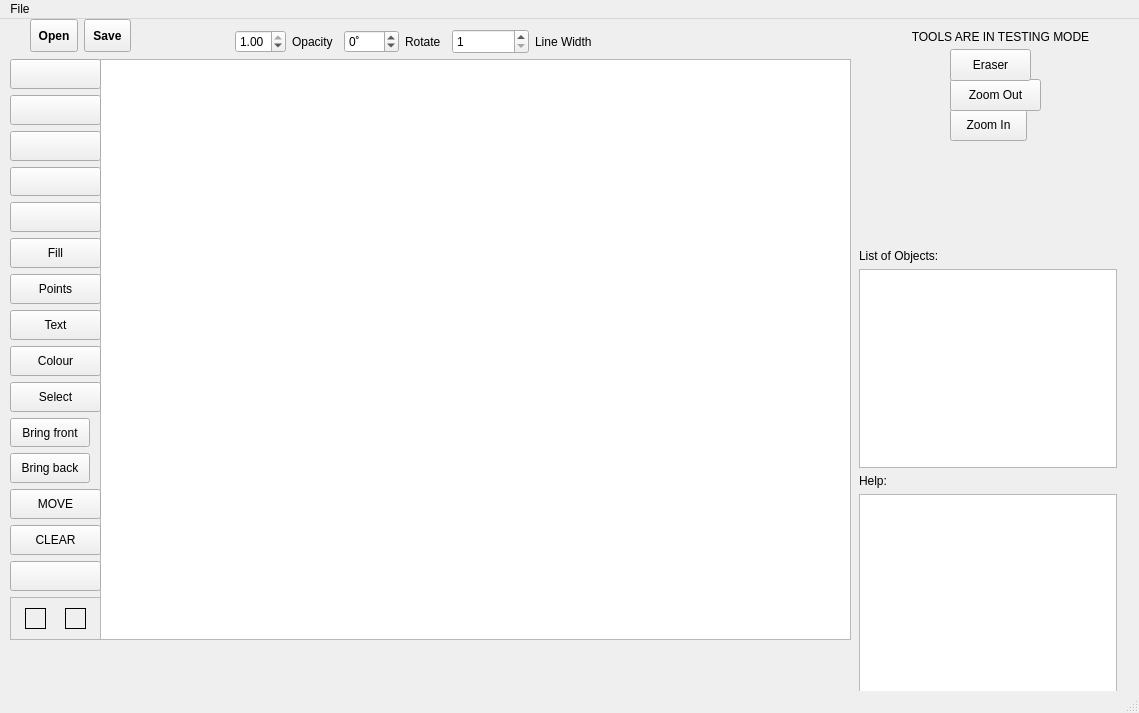
<?xml version="1.0" encoding="UTF-8"?>
<ui version="4.0">
 <class>MainWindow</class>
 <widget class="QMainWindow" name="MainWindow">
  <property name="geometry">
   <rect>
    <x>0</x>
    <y>0</y>
    <width>1139</width>
    <height>713</height>
   </rect>
  </property>
  <property name="sizePolicy">
   <sizepolicy hsizetype="Preferred" vsizetype="Preferred">
    <horstretch>0</horstretch>
    <verstretch>0</verstretch>
   </sizepolicy>
  </property>
  <property name="windowTitle">
   <string>MainWindow</string>
  </property>
  <widget class="QWidget" name="centralwidget">
   <widget class="QGraphicsView" name="graphicsView">
    <property name="geometry">
     <rect>
      <x>100</x>
      <y>40</y>
      <width>751</width>
      <height>581</height>
     </rect>
    </property>
   </widget>
   <widget class="QWidget" name="horizontalLayoutWidget_3">
    <property name="geometry">
     <rect>
      <x>30</x>
      <y>0</y>
      <width>101</width>
      <height>33</height>
     </rect>
    </property>
    <layout class="QHBoxLayout" name="horizontalLayout_3">
     <item>
      <widget class="QToolButton" name="openButton">
       <property name="sizePolicy">
        <sizepolicy hsizetype="Preferred" vsizetype="Preferred">
         <horstretch>0</horstretch>
         <verstretch>0</verstretch>
        </sizepolicy>
       </property>
       <property name="font">
        <font>
         <weight>75</weight>
         <bold>true</bold>
        </font>
       </property>
       <property name="toolTip">
        <string>Open PNG file</string>
       </property>
       <property name="styleSheet">
        <string notr="true">



QPushButton::pressed{

background-color: #FFFFE0;
border: 2px solid grey;

}</string>
       </property>
       <property name="text">
        <string>Open</string>
       </property>
       <property name="icon">
        <iconset resource="myresource.qrc">
         <normaloff>:/Icons/Assets/fileopen.png</normaloff>:/Icons/Assets/fileopen.png</iconset>
       </property>
       <property name="iconSize">
        <size>
         <width>21</width>
         <height>21</height>
        </size>
       </property>
      </widget>
     </item>
     <item>
      <widget class="QToolButton" name="saveButton">
       <property name="sizePolicy">
        <sizepolicy hsizetype="Preferred" vsizetype="Preferred">
         <horstretch>0</horstretch>
         <verstretch>0</verstretch>
        </sizepolicy>
       </property>
       <property name="font">
        <font>
         <weight>75</weight>
         <bold>true</bold>
        </font>
       </property>
       <property name="toolTip">
        <string>Save PNG file</string>
       </property>
       <property name="styleSheet">
        <string notr="true">
QPushButton::pressed{

background-color: #FFFFE0;
border: 2px solid grey;

}</string>
       </property>
       <property name="text">
        <string>Save</string>
       </property>
       <property name="icon">
        <iconset resource="myresource.qrc">
         <normaloff>:/Icons/Assets/filesave.png</normaloff>:/Icons/Assets/filesave.png</iconset>
       </property>
       <property name="iconSize">
        <size>
         <width>21</width>
         <height>21</height>
        </size>
       </property>
      </widget>
     </item>
    </layout>
   </widget>
   <widget class="QWidget" name="layoutWidget">
    <property name="geometry">
     <rect>
      <x>220</x>
      <y>10</y>
      <width>382</width>
      <height>25</height>
     </rect>
    </property>
    <layout class="QHBoxLayout" name="horizontalLayout_6">
     <property name="leftMargin">
      <number>10</number>
     </property>
     <property name="topMargin">
      <number>0</number>
     </property>
     <property name="rightMargin">
      <number>10</number>
     </property>
     <item>
      <layout class="QHBoxLayout" name="horizontalLayout_5">
       <property name="leftMargin">
        <number>5</number>
       </property>
       <item>
        <widget class="QDoubleSpinBox" name="doubleSpinBox">
         <property name="maximum">
          <double>1.000000000000000</double>
         </property>
         <property name="singleStep">
          <double>0.010000000000000</double>
         </property>
         <property name="value">
          <double>1.000000000000000</double>
         </property>
        </widget>
       </item>
       <item>
        <widget class="QLabel" name="label_3">
         <property name="toolTip">
          <string>Set opacity</string>
         </property>
         <property name="text">
          <string>Opacity</string>
         </property>
        </widget>
       </item>
      </layout>
     </item>
     <item>
      <layout class="QHBoxLayout" name="horizontalLayout_4">
       <property name="leftMargin">
        <number>5</number>
       </property>
       <item>
        <widget class="QSpinBox" name="spinBox_2">
         <property name="toolTip">
          <string>Width Value</string>
         </property>
         <property name="suffix">
          <string>˚</string>
         </property>
         <property name="minimum">
          <number>-360</number>
         </property>
         <property name="maximum">
          <number>360</number>
         </property>
         <property name="value">
          <number>0</number>
         </property>
        </widget>
       </item>
       <item>
        <widget class="QLabel" name="label_2">
         <property name="toolTip">
          <string>Rotate figure</string>
         </property>
         <property name="text">
          <string>Rotate</string>
         </property>
        </widget>
       </item>
      </layout>
     </item>
     <item>
      <layout class="QHBoxLayout" name="horizontalLayout_2">
       <property name="leftMargin">
        <number>5</number>
       </property>
       <item>
        <widget class="QSpinBox" name="spinBox">
         <property name="sizePolicy">
          <sizepolicy hsizetype="Expanding" vsizetype="Expanding">
           <horstretch>0</horstretch>
           <verstretch>0</verstretch>
          </sizepolicy>
         </property>
         <property name="toolTip">
          <string>Width Value</string>
         </property>
         <property name="minimum">
          <number>1</number>
         </property>
         <property name="maximum">
          <number>40</number>
         </property>
        </widget>
       </item>
       <item>
        <widget class="QLabel" name="label">
         <property name="toolTip">
          <string>Set Line Width</string>
         </property>
         <property name="text">
          <string>Line Width</string>
         </property>
        </widget>
       </item>
      </layout>
     </item>
    </layout>
   </widget>
   <widget class="QWidget" name="gridLayoutWidget">
    <property name="geometry">
     <rect>
      <x>10</x>
      <y>40</y>
      <width>91</width>
      <height>581</height>
     </rect>
    </property>
    <layout class="QGridLayout" name="gridLayout">
     <item row="5" column="0">
      <widget class="QPushButton" name="fillColourButton">
       <property name="sizePolicy">
        <sizepolicy hsizetype="Expanding" vsizetype="Expanding">
         <horstretch>0</horstretch>
         <verstretch>0</verstretch>
        </sizepolicy>
       </property>
       <property name="toolTip">
        <string>Fill figure with colour</string>
       </property>
       <property name="toolTipDuration">
        <number>-1</number>
       </property>
       <property name="text">
        <string>Fill</string>
       </property>
      </widget>
     </item>
     <item row="10" column="0">
      <widget class="QPushButton" name="bringToFront">
       <property name="sizePolicy">
        <sizepolicy hsizetype="Fixed" vsizetype="Expanding">
         <horstretch>0</horstretch>
         <verstretch>0</verstretch>
        </sizepolicy>
       </property>
       <property name="text">
        <string>Bring front</string>
       </property>
      </widget>
     </item>
     <item row="2" column="0">
      <widget class="QPushButton" name="triangleButton">
       <property name="sizePolicy">
        <sizepolicy hsizetype="Expanding" vsizetype="Expanding">
         <horstretch>0</horstretch>
         <verstretch>0</verstretch>
        </sizepolicy>
       </property>
       <property name="toolTip">
        <string>Draw Triangle</string>
       </property>
       <property name="text">
        <string/>
       </property>
       <property name="icon">
        <iconset resource="myresource.qrc">
         <normaloff>:/Icons/Assets/triangle.png</normaloff>:/Icons/Assets/triangle.png</iconset>
       </property>
       <property name="iconSize">
        <size>
         <width>22</width>
         <height>22</height>
        </size>
       </property>
      </widget>
     </item>
     <item row="12" column="0">
      <widget class="QPushButton" name="moveItemButton">
       <property name="sizePolicy">
        <sizepolicy hsizetype="Expanding" vsizetype="Expanding">
         <horstretch>0</horstretch>
         <verstretch>0</verstretch>
        </sizepolicy>
       </property>
       <property name="text">
        <string>MOVE</string>
       </property>
      </widget>
     </item>
     <item row="9" column="0">
      <widget class="QPushButton" name="selectButton">
       <property name="sizePolicy">
        <sizepolicy hsizetype="Expanding" vsizetype="Expanding">
         <horstretch>0</horstretch>
         <verstretch>0</verstretch>
        </sizepolicy>
       </property>
       <property name="toolTip">
        <string>Select Item</string>
       </property>
       <property name="text">
        <string>Select</string>
       </property>
      </widget>
     </item>
     <item row="6" column="0">
      <widget class="QPushButton" name="pointsButton">
       <property name="sizePolicy">
        <sizepolicy hsizetype="Expanding" vsizetype="Expanding">
         <horstretch>0</horstretch>
         <verstretch>0</verstretch>
        </sizepolicy>
       </property>
       <property name="toolTip">
        <string>Draw Ponits</string>
       </property>
       <property name="text">
        <string>Points</string>
       </property>
      </widget>
     </item>
     <item row="4" column="0">
      <widget class="QPushButton" name="PencilButton">
       <property name="sizePolicy">
        <sizepolicy hsizetype="Expanding" vsizetype="Expanding">
         <horstretch>0</horstretch>
         <verstretch>0</verstretch>
        </sizepolicy>
       </property>
       <property name="toolTip">
        <string>Draw using Pencil tool</string>
       </property>
       <property name="text">
        <string/>
       </property>
       <property name="icon">
        <iconset resource="myresource.qrc">
         <normaloff>:/Icons/Assets/pencil copy.png</normaloff>:/Icons/Assets/pencil copy.png</iconset>
       </property>
       <property name="iconSize">
        <size>
         <width>32</width>
         <height>32</height>
        </size>
       </property>
      </widget>
     </item>
     <item row="14" column="0">
      <widget class="QPushButton" name="undoButton">
       <property name="sizePolicy">
        <sizepolicy hsizetype="Expanding" vsizetype="Expanding">
         <horstretch>0</horstretch>
         <verstretch>0</verstretch>
        </sizepolicy>
       </property>
       <property name="toolTip">
        <string>Undo</string>
       </property>
       <property name="text">
        <string/>
       </property>
       <property name="icon">
        <iconset resource="myresource.qrc">
         <normaloff>:/Icons/Assets/undo.png</normaloff>:/Icons/Assets/undo.png</iconset>
       </property>
       <property name="shortcut">
        <string>Ctrl+Z</string>
       </property>
      </widget>
     </item>
     <item row="3" column="0">
      <widget class="QPushButton" name="lineButton">
       <property name="sizePolicy">
        <sizepolicy hsizetype="Expanding" vsizetype="Expanding">
         <horstretch>0</horstretch>
         <verstretch>0</verstretch>
        </sizepolicy>
       </property>
       <property name="toolTip">
        <string>Draw Line</string>
       </property>
       <property name="text">
        <string/>
       </property>
       <property name="icon">
        <iconset resource="myresource.qrc">
         <normaloff>:/Icons/Assets/line copy.png</normaloff>:/Icons/Assets/line copy.png</iconset>
       </property>
       <property name="iconSize">
        <size>
         <width>30</width>
         <height>30</height>
        </size>
       </property>
       <property name="shortcut">
        <string>L</string>
       </property>
      </widget>
     </item>
     <item row="13" column="0">
      <widget class="QPushButton" name="clearButton_5">
       <property name="sizePolicy">
        <sizepolicy hsizetype="Expanding" vsizetype="Expanding">
         <horstretch>0</horstretch>
         <verstretch>0</verstretch>
        </sizepolicy>
       </property>
       <property name="toolTip">
        <string>Clear the Scene</string>
       </property>
       <property name="text">
        <string>CLEAR</string>
       </property>
      </widget>
     </item>
     <item row="0" column="0">
      <widget class="QPushButton" name="rectButton">
       <property name="sizePolicy">
        <sizepolicy hsizetype="Expanding" vsizetype="Expanding">
         <horstretch>0</horstretch>
         <verstretch>0</verstretch>
        </sizepolicy>
       </property>
       <property name="toolTip">
        <string>Draw Rectangle</string>
       </property>
       <property name="text">
        <string/>
       </property>
       <property name="icon">
        <iconset resource="myresource.qrc">
         <normaloff>:/Icons/Assets/rectangle.png</normaloff>:/Icons/Assets/rectangle.png</iconset>
       </property>
       <property name="iconSize">
        <size>
         <width>22</width>
         <height>22</height>
        </size>
       </property>
       <property name="shortcut">
        <string>R</string>
       </property>
      </widget>
     </item>
     <item row="7" column="0">
      <widget class="QPushButton" name="textButton">
       <property name="sizePolicy">
        <sizepolicy hsizetype="Expanding" vsizetype="Expanding">
         <horstretch>0</horstretch>
         <verstretch>0</verstretch>
        </sizepolicy>
       </property>
       <property name="text">
        <string>Text</string>
       </property>
       <property name="shortcut">
        <string>T</string>
       </property>
      </widget>
     </item>
     <item row="15" column="0">
      <widget class="QFrame" name="frame">
       <property name="sizePolicy">
        <sizepolicy hsizetype="Expanding" vsizetype="Expanding">
         <horstretch>0</horstretch>
         <verstretch>0</verstretch>
        </sizepolicy>
       </property>
       <property name="frameShape">
        <enum>QFrame::StyledPanel</enum>
       </property>
       <property name="frameShadow">
        <enum>QFrame::Raised</enum>
       </property>
       <layout class="QHBoxLayout" name="horizontalLayout">
        <property name="leftMargin">
         <number>1</number>
        </property>
        <property name="topMargin">
         <number>10</number>
        </property>
        <property name="rightMargin">
         <number>1</number>
        </property>
        <property name="bottomMargin">
         <number>10</number>
        </property>
        <item>
         <widget class="QLabel" name="cubeColour_2">
          <property name="minimumSize">
           <size>
            <width>21</width>
            <height>21</height>
           </size>
          </property>
          <property name="maximumSize">
           <size>
            <width>21</width>
            <height>21</height>
           </size>
          </property>
          <property name="frameShape">
           <enum>QFrame::Box</enum>
          </property>
          <property name="text">
           <string/>
          </property>
          <property name="alignment">
           <set>Qt::AlignCenter</set>
          </property>
          <property name="textInteractionFlags">
           <set>Qt::NoTextInteraction</set>
          </property>
         </widget>
        </item>
        <item>
         <widget class="QLabel" name="cubeColour">
          <property name="minimumSize">
           <size>
            <width>21</width>
            <height>21</height>
           </size>
          </property>
          <property name="maximumSize">
           <size>
            <width>21</width>
            <height>21</height>
           </size>
          </property>
          <property name="frameShape">
           <enum>QFrame::Box</enum>
          </property>
          <property name="frameShadow">
           <enum>QFrame::Plain</enum>
          </property>
          <property name="text">
           <string/>
          </property>
          <property name="alignment">
           <set>Qt::AlignCenter</set>
          </property>
          <property name="textInteractionFlags">
           <set>Qt::NoTextInteraction</set>
          </property>
         </widget>
        </item>
       </layout>
      </widget>
     </item>
     <item row="8" column="0">
      <widget class="QPushButton" name="colourButton">
       <property name="sizePolicy">
        <sizepolicy hsizetype="Expanding" vsizetype="Expanding">
         <horstretch>0</horstretch>
         <verstretch>0</verstretch>
        </sizepolicy>
       </property>
       <property name="toolTip">
        <string>Set Colour of Lines</string>
       </property>
       <property name="text">
        <string>Colour</string>
       </property>
      </widget>
     </item>
     <item row="1" column="0">
      <widget class="QPushButton" name="circleButton">
       <property name="sizePolicy">
        <sizepolicy hsizetype="Expanding" vsizetype="Expanding">
         <horstretch>0</horstretch>
         <verstretch>0</verstretch>
        </sizepolicy>
       </property>
       <property name="toolTip">
        <string>Draw Circle</string>
       </property>
       <property name="text">
        <string/>
       </property>
       <property name="icon">
        <iconset resource="myresource.qrc">
         <normaloff>:/Icons/Assets/circle.png</normaloff>:/Icons/Assets/circle.png</iconset>
       </property>
       <property name="iconSize">
        <size>
         <width>22</width>
         <height>22</height>
        </size>
       </property>
       <property name="shortcut">
        <string>C</string>
       </property>
      </widget>
     </item>
     <item row="11" column="0">
      <widget class="QPushButton" name="bringToBack">
       <property name="sizePolicy">
        <sizepolicy hsizetype="Fixed" vsizetype="Expanding">
         <horstretch>0</horstretch>
         <verstretch>0</verstretch>
        </sizepolicy>
       </property>
       <property name="text">
        <string>Bring back</string>
       </property>
      </widget>
     </item>
    </layout>
   </widget>
   <widget class="QPushButton" name="textButton_6">
    <property name="geometry">
     <rect>
      <x>950</x>
      <y>90</y>
      <width>77</width>
      <height>32</height>
     </rect>
    </property>
    <property name="sizePolicy">
     <sizepolicy hsizetype="Fixed" vsizetype="Fixed">
      <horstretch>0</horstretch>
      <verstretch>0</verstretch>
     </sizepolicy>
    </property>
    <property name="text">
     <string>Zoom In</string>
    </property>
   </widget>
   <widget class="QPushButton" name="textButton_4">
    <property name="geometry">
     <rect>
      <x>950</x>
      <y>60</y>
      <width>91</width>
      <height>32</height>
     </rect>
    </property>
    <property name="sizePolicy">
     <sizepolicy hsizetype="Fixed" vsizetype="Expanding">
      <horstretch>0</horstretch>
      <verstretch>0</verstretch>
     </sizepolicy>
    </property>
    <property name="text">
     <string>Zoom Out</string>
    </property>
   </widget>
   <widget class="QPushButton" name="eraseButton">
    <property name="geometry">
     <rect>
      <x>950</x>
      <y>30</y>
      <width>81</width>
      <height>32</height>
     </rect>
    </property>
    <property name="sizePolicy">
     <sizepolicy hsizetype="Fixed" vsizetype="Expanding">
      <horstretch>0</horstretch>
      <verstretch>0</verstretch>
     </sizepolicy>
    </property>
    <property name="text">
     <string>Eraser</string>
    </property>
    <property name="shortcut">
     <string>E</string>
    </property>
   </widget>
   <widget class="QWidget" name="layoutWidget">
    <property name="geometry">
     <rect>
      <x>859</x>
      <y>230</y>
      <width>258</width>
      <height>444</height>
     </rect>
    </property>
    <layout class="QVBoxLayout" name="verticalLayout">
     <item>
      <widget class="QLabel" name="helpLabel_2">
       <property name="toolTip">
        <string>Some helpfull tips</string>
       </property>
       <property name="text">
        <string>List of Objects:</string>
       </property>
       <property name="textInteractionFlags">
        <set>Qt::NoTextInteraction</set>
       </property>
      </widget>
     </item>
     <item>
      <widget class="QListWidget" name="listWiItemsShow">
       <property name="viewMode">
        <enum>QListView::ListMode</enum>
       </property>
       <property name="modelColumn">
        <number>0</number>
       </property>
      </widget>
     </item>
     <item>
      <widget class="QLabel" name="helpLabel">
       <property name="toolTip">
        <string>Some helpfull tips</string>
       </property>
       <property name="text">
        <string>Help:</string>
       </property>
       <property name="textInteractionFlags">
        <set>Qt::NoTextInteraction</set>
       </property>
      </widget>
     </item>
     <item>
      <widget class="QTextEdit" name="helpWindow">
       <property name="sizePolicy">
        <sizepolicy hsizetype="Expanding" vsizetype="Expanding">
         <horstretch>0</horstretch>
         <verstretch>0</verstretch>
        </sizepolicy>
       </property>
       <property name="textInteractionFlags">
        <set>Qt::NoTextInteraction</set>
       </property>
       <property name="placeholderText">
        <string/>
       </property>
      </widget>
     </item>
    </layout>
   </widget>
   <widget class="QLabel" name="label_4">
    <property name="geometry">
     <rect>
      <x>890</x>
      <y>10</y>
      <width>221</width>
      <height>16</height>
     </rect>
    </property>
    <property name="text">
     <string>TOOLS ARE IN TESTING MODE</string>
    </property>
    <property name="alignment">
     <set>Qt::AlignCenter</set>
    </property>
   </widget>
   <zorder>textButton_6</zorder>
   <zorder>textButton_4</zorder>
   <zorder>eraseButton</zorder>
   <zorder>layoutWidget</zorder>
   <zorder>graphicsView</zorder>
   <zorder>horizontalLayoutWidget_3</zorder>
   <zorder>layoutWidget</zorder>
   <zorder>gridLayoutWidget</zorder>
   <zorder>label_4</zorder>
  </widget>
  <widget class="QMenuBar" name="menubar">
   <property name="geometry">
    <rect>
     <x>0</x>
     <y>0</y>
     <width>1139</width>
     <height>24</height>
    </rect>
   </property>
   <widget class="QMenu" name="menuFile">
    <property name="title">
     <string>File</string>
    </property>
    <addaction name="actionSave"/>
   </widget>
   <addaction name="menuFile"/>
  </widget>
  <widget class="QStatusBar" name="statusbar"/>
  <action name="actionSave">
   <property name="text">
    <string>Save</string>
   </property>
   <property name="toolTip">
    <string>Save to File</string>
   </property>
   <property name="shortcut">
    <string>Ctrl+S</string>
   </property>
  </action>
 </widget>
 <resources>
  <include location="myresource.qrc"/>
 </resources>
 <connections/>
</ui>
